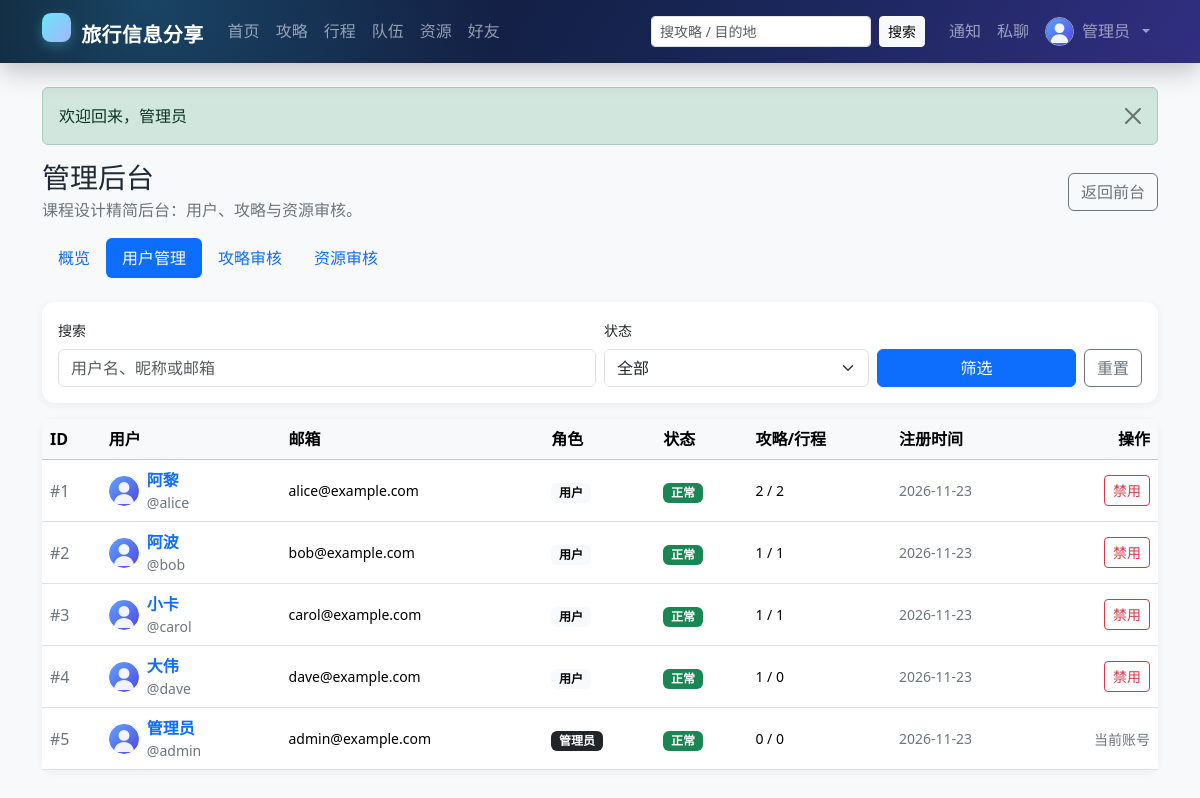
The app's page /admin/users.php (signed in) with its own data.
### tables this page shows
CREATE TABLE `user` (
  `id`            INT UNSIGNED NOT NULL AUTO_INCREMENT COMMENT '用户ID',
  `username`      VARCHAR(50)  NOT NULL                COMMENT '登录名，唯一',
  `password_hash` VARCHAR(255) NOT NULL                COMMENT 'password_hash() 生成的密码散列',
  `nickname`      VARCHAR(50)  NOT NULL                COMMENT '昵称',
  `avatar`        VARCHAR(500) DEFAULT NULL             COMMENT '头像URL',
  `gender`        ENUM('unknown','male','female','other') NOT NULL DEFAULT 'unknown' COMMENT '性别',
  `email`         VARCHAR(100) DEFAULT NULL             COMMENT '邮箱，唯一（可为空）',
  `phone`         VARCHAR(20)  DEFAULT NULL             COMMENT '手机号',
  `intro`         VARCHAR(500) DEFAULT NULL             COMMENT '个人简介',
  `role`          ENUM('user','admin') NOT NULL DEFAULT 'user'   COMMENT '角色',
  `status`        ENUM('active','disabled') NOT NULL DEFAULT 'active' COMMENT '账号状态',
  `created_at`    DATETIME NOT NULL DEFAULT CURRENT_TIMESTAMP,
  `updated_at`    DATETIME NOT NULL DEFAULT CURRENT_TIMESTAMP ON UPDATE CURRENT_TIMESTAMP,
  PRIMARY KEY (`id`),
  UNIQUE KEY `uk_user_username` (`username`),
  UNIQUE KEY `uk_user_email` (`email`),
  KEY `idx_user_role_status` (`role`,`status`),
  KEY `idx_user_nickname` (`nickname`),
  CONSTRAINT `chk_user_username_len` CHECK (CHAR_LENGTH(`username`) BETWEEN 3 AND 50),
  CONSTRAINT `chk_user_nickname_len` CHECK (CHAR_LENGTH(`nickname`) BETWEEN 1 AND 50)
);

### app/helpers.php (called while the page is built, shortened)
<?php
function config(string $path, mixed $default = null): mixed
{
    $value = $GLOBALS['config'] ?? [];
    foreach (explode('.', $path) as $key) {
        $value = $value[$key];
    }
    return $value;
}
function e(mixed $value): string
{
    return htmlspecialchars((string) $value, ENT_QUOTES | ENT_SUBSTITUTE, 'UTF-8');
}
function url(string $path = ''): string
{
    $base = rtrim((string) config('site.base_url', ''), '/');
    return $base . '/' . ltrim($path, '/');
}
function flashes(): array
{
    $items = $_SESSION['flash'] ?? [];
    return $items;
}
function format_date(?string $value): string
{
    $ts = strtotime($value);
    return $ts ? date('Y-m-d', $ts) : $value;
}
function avatar_url(?string $avatar): string
{
    return url('/assets/avatar.svg');
}

### app/auth.php (called while the page is built, shortened)
<?php
function current_user(): ?array
{
    static $cache = [];
    $id = (int) $_SESSION['user_id'];
    if (array_key_exists($id, $cache)) {
        return $cache[$id];
    }
    $user = db_one(
        'SELECT * FROM `user` WHERE `id` = ? AND `status` = "active" LIMIT 1',
        [$id]
    );
    return $cache[$id] = $user;
}
function require_login(): void
{
    if (current_user() !== null) {
        return;
    }
}
function require_admin(): void
{
    require_login();
}

### app/db.php (called while the page is built, shortened)
<?php
function db(): PDO
{
    static $pdo = null;
    if ($pdo instanceof PDO) {
        return $pdo;
    }
    $c = config('db');
    $dsn = sprintf(
        'mysql:host=%s;port=%d;dbname=%s;charset=%s',
        $c['host'],
        (int) $c['port'],
        $c['name'],
        $c['charset']
    );
    $pdo = new PDO($dsn, $c['user'], $c['pass'], [
        PDO::ATTR_ERRMODE            => PDO::ERRMODE_EXCEPTION,
        PDO::ATTR_DEFAULT_FETCH_MODE => PDO::FETCH_ASSOC,
        PDO::ATTR_EMULATE_PREPARES   => false,
        PDO::ATTR_STRINGIFY_FETCHES  => false,
    ]);
    $pdo->exec("SET time_zone = '+08:00'");
    return $pdo;
}
function db_all(string $sql, array $params = []): array
{
    $stmt = db()->prepare($sql);
    $stmt->execute($params);
    return $stmt->fetchAll();
}
function db_one(string $sql, array $params = []): ?array
{
    $stmt = db()->prepare($sql);
    $stmt->execute($params);
    $row = $stmt->fetch();
    return $row === false ? null : $row;
}

### public/admin/users.php (the view, shortened to what this page needs)
<?php
require_admin();
$where = ['1=1'];
$params = [];
$users = db_all(
    'SELECT u.*,
        (SELECT COUNT(*) FROM `guide` g WHERE g.`author_id` = u.`id`) AS `guide_count`,
        (SELECT COUNT(*) FROM `trip` t WHERE t.`owner_id` = u.`id`) AS `trip_count`
     FROM `user` u WHERE ' . implode(' AND ', $where) . ' ORDER BY u.`id` ASC LIMIT 100',
    $params
);
$activeNav = 'admin';
require APP_ROOT . '/app/views/header.php';
require APP_ROOT . '/app/views/admin_nav.php';
?>
<form class="card border-0 shadow-sm mb-3" method="get">
    <div class="card-body">
        <div class="row g-2 align-items-end">
            <div class="col-md-6"><label class="form-label small" for="q">搜索</label><input class="form-control" id="q" name="q" value="<?= e($q) ?>" placeholder="用户名、昵称或邮箱"></div>
            <div class="col-md-3"><label class="form-label small" for="status">状态</label>
                <select class="form-select" id="status" name="status">
                    <option value="">全部</option>
                </select>
            </div>
            <div class="col-md-3 d-flex gap-2"><button class="btn btn-primary flex-grow-1" type="submit">筛选</button><a class="btn btn-outline-secondary" href="<?= e(url('/admin/users.php')) ?>">重置</a></div>
        </div>
    </div>
</form>
<div class="card border-0 shadow-sm">
    <div class="table-responsive">
        <table class="table align-middle mb-0">
            <thead class="table-light"><tr><th>ID</th><th>用户</th><th>邮箱</th><th>角色</th><th>状态</th><th>攻略/行程</th><th>注册时间</th><th class="text-end">操作</th></tr></thead>
            <tbody>
            <?php foreach ($users as $user): ?>
                <tr>
                    <td class="text-secondary">#<?= (int) $user['id'] ?></td>
                    <td>
                        <div class="d-flex align-items-center gap-2">
                            <img class="avatar avatar-sm" src="<?= e(avatar_url($user['avatar'])) ?>" alt="">
                            <div><a class="fw-semibold text-decoration-none" href="<?= e(url('/profile.php?id=' . (int) $user['id'])) ?>"><?= e($user['nickname']) ?></a><div class="small text-secondary">@<?= e($user['username']) ?></div></div>
                        </div>
                    </td>
                    <td class="small"><?= e($user['email'] ?? '—') ?></td>
                    <td><?= $user['role'] === 'admin' ? '<span class="badge text-bg-dark">管理员</span>' : '<span class="badge text-bg-light">用户</span>' ?></td>
                    <td><?= $user['status'] === 'active' ? '<span class="badge text-bg-success">正常</span>' : '<span class="badge text-bg-secondary">已禁用</span>' ?></td>
                    <td class="small"><?= (int) $user['guide_count'] ?> / <?= (int) $user['trip_count'] ?></td>
                    <td class="small text-secondary"><?= e(format_date($user['created_at'])) ?></td>
                    <td class="text-end">
                        <?php if ((int) $user['id'] !== (int) $me['id']): ?>
                            <form method="post" class="d-inline" onsubmit="return confirm('确定<?= $user['status'] === 'active' ? '禁用' : '启用' ?>用户 <?= e($user['nickname']) ?> 吗？');">
                                <button class="btn btn-sm <?= $user['status'] === 'active' ? 'btn-outline-danger' : 'btn-outline-success' ?>" type="submit"><?= $user['status'] === 'active' ? '禁用' : '启用' ?></button>
                            </form>
                        <?php else: ?><span class="small text-secondary">当前账号</span><?php endif; ?>
                    </td>
                </tr>
            <?php endforeach; ?>
            </tbody>
        </table>
    </div>
</div>
<?php require APP_ROOT . '/app/views/footer.php'; ?>

### app/views/header.php (shortened to what this page needs)
<?php
$me = current_user();
$activeNav = $activeNav ?? '';
$q = (string) ($_GET['q'] ?? '');
?>
<!doctype html>
<html lang="zh-CN">
<head>
    <link rel="stylesheet" href="<?= e(url('/assets/bootstrap.min.css')) ?>">
    <link rel="stylesheet" href="<?= e(url('/assets/style.css')) ?>">
</head>
<body class="d-flex flex-column min-vh-100 bg-body-tertiary">
<nav class="navbar navbar-expand-lg navbar-dark app-navbar sticky-top">
    <div class="container">
        <a class="navbar-brand fw-bold" href="<?= e(url('/index.php')) ?>">
            <span class="brand-mark"></span> 旅行信息分享
        </a>
        <div class="collapse navbar-collapse" id="mainNav">
            <ul class="navbar-nav me-auto mb-2 mb-lg-0">
                <li class="nav-item"><a class="nav-link <?= $activeNav === 'home' ? 'active' : '' ?>" href="<?= e(url('/index.php')) ?>">首页</a></li>
                <li class="nav-item"><a class="nav-link <?= $activeNav === 'guides' ? 'active' : '' ?>" href="<?= e(url('/guides.php')) ?>">攻略</a></li>
                <li class="nav-item"><a class="nav-link <?= $activeNav === 'trips' ? 'active' : '' ?>" href="<?= e(url('/trips.php')) ?>">行程</a></li>
                <li class="nav-item"><a class="nav-link <?= $activeNav === 'teams' ? 'active' : '' ?>" href="<?= e(url('/teams.php')) ?>">队伍</a></li>
                <li class="nav-item"><a class="nav-link <?= $activeNav === 'resources' ? 'active' : '' ?>" href="<?= e(url('/resources.php')) ?>">资源</a></li>
                <?php if ($me !== null): ?>
                    <li class="nav-item"><a class="nav-link <?= $activeNav === 'friends' ? 'active' : '' ?>" href="<?= e(url('/friends.php')) ?>">好友</a></li>
                <?php endif; ?>
            </ul>
            <form class="d-flex me-lg-3 my-2 my-lg-0" role="search" action="<?= e(url('/guides.php')) ?>" method="get">
                <input class="form-control form-control-sm me-2" type="search" name="q" value="<?= e($q) ?>" placeholder="搜攻略 / 目的地" aria-label="搜索攻略">
                <button class="btn btn-sm btn-light" type="submit">搜索</button>
            </form>
            <ul class="navbar-nav align-items-lg-center">
                <?php if ($me !== null): ?>
                    <li class="nav-item">
                        <a class="nav-link position-relative" href="<?= e(url('/notifications.php')) ?>" title="通知">
                            通知
                        </a>
                    </li>
                    <li class="nav-item">
                        <a class="nav-link position-relative" href="<?= e(url('/messages.php')) ?>" title="私聊">
                            私聊
                        </a>
                    </li>
                    <li class="nav-item dropdown">
                        <a class="nav-link dropdown-toggle d-flex align-items-center gap-2" href="#" role="button" data-bs-toggle="dropdown" aria-expanded="false">
                            <img src="<?= e(avatar_url($me['avatar'])) ?>" alt="" class="rounded-circle nav-avatar">
                            <span><?= e($me['nickname']) ?></span>
                        </a>
                    </li>
                <?php else: ?>
                    <li class="nav-item"><a class="nav-link" href="<?= e(url('/login.php')) ?>">登录</a></li>
                    <li class="nav-item"><a class="btn btn-sm btn-light ms-lg-2" href="<?= e(url('/register.php')) ?>">注册</a></li>
                <?php endif; ?>
            </ul>
        </div>
    </div>
</nav>
<main class="container py-4 flex-grow-1">
    <?php foreach (flashes() as $item): ?>
        <div class="alert alert-<?= e($item['type']) ?> alert-dismissible fade show" role="alert">
            <?= e($item['message']) ?>
            <button type="button" class="btn-close" data-bs-dismiss="alert" aria-label="关闭"></button>
        </div>
    <?php endforeach; ?>

### public/assets/style.css (style rules this page uses)
:root { --brand: #0d6efd; --ink: #1f2937; --muted: #6b7280; }
body { background: #f5f7fa; color: var(--ink); }
a { text-decoration: none; }
.navbar-brand { letter-spacing: .02em; }
.app-navbar { background: radial-gradient(circle at 12% 0%, rgba(56, 189, 248, .28), transparent 34%), linear-gradient(120deg, #0b1220 0%, #172554 58%, #312e81 100%); box-shadow: 0 .55rem 1.6rem rgba(2, 6, 23, .22); }
.app-navbar .navbar-brand { color: #fff; }
.brand-mark { display: inline-flex; align-items: center; justify-content: center; width: 1.8rem; height: 1.8rem; margin-right: .3rem; border-radius: .55rem; background: linear-gradient(135deg, #67e8f9, #a5b4fc); color: #0b1220; font-weight: 800; box-shadow: 0 .25rem .75rem rgba(103, 232, 249, .28); }
.nav-avatar { width: 1.8rem; height: 1.8rem; object-fit: cover; border: 1px solid rgba(255, 255, 255, .55); }
.app-navbar form .btn { white-space: nowrap; flex: 0 0 auto; }
.card { border-radius: .8rem; }
.shadow-sm { box-shadow: 0 .125rem .5rem rgba(15, 23, 42, .06) !important; }
.avatar { width: 40px; height: 40px; border-radius: 50%; object-fit: cover; background: #e9ecef; flex: 0 0 auto; }
.avatar-sm { width: 30px; height: 30px; }

### records on screen
user: nickname "管理员", id "5", username "admin", email "admin@example.com", role "管理员", status "正常", guide_count "0", trip_count "0", created_at "2026-11-23", shows "当前账号"
user: id "1", nickname "阿黎", username "alice", email "alice@example.com", role "用户", status "正常", guide_count "2", trip_count "2", created_at "2026-11-23"
user: id "2", nickname "阿波", username "bob", email "bob@example.com", role "用户", status "正常", guide_count "1", trip_count "1", created_at "2026-11-23"
user: id "3", nickname "小卡", username "carol", email "carol@example.com", role "用户", status "正常", guide_count "1", trip_count "1", created_at "2026-11-23"
user: id "4", nickname "大伟", username "dave", email "dave@example.com", role "用户", status "正常", guide_count "1", trip_count "0", created_at "2026-11-23"

### other values on screen
$item['message'] "欢迎回来，管理员"
$label "概览"
$label "用户管理"
$label "攻略审核"
$label "资源审核"
